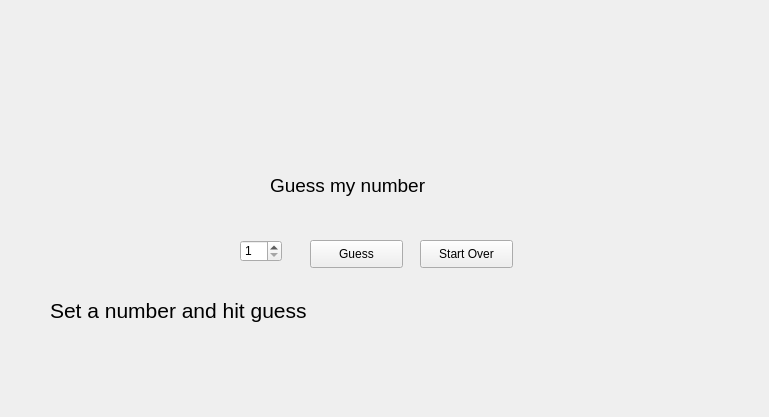
<?xml version="1.0" encoding="UTF-8"?>
<ui version="4.0">
 <class>Widget</class>
 <widget class="QWidget" name="Widget">
  <property name="geometry">
   <rect>
    <x>0</x>
    <y>0</y>
    <width>769</width>
    <height>417</height>
   </rect>
  </property>
  <property name="windowTitle">
   <string>Widget</string>
  </property>
  <widget class="QLabel" name="guessNumber">
   <property name="geometry">
    <rect>
     <x>270</x>
     <y>170</y>
     <width>191</width>
     <height>31</height>
    </rect>
   </property>
   <property name="font">
    <font>
     <pointsize>14</pointsize>
    </font>
   </property>
   <property name="text">
    <string>Guess my number</string>
   </property>
  </widget>
  <widget class="QSpinBox" name="guessNumSpinBox">
   <property name="geometry">
    <rect>
     <x>240</x>
     <y>240</y>
     <width>42</width>
     <height>22</height>
    </rect>
   </property>
   <property name="minimum">
    <number>1</number>
   </property>
   <property name="maximum">
    <number>10</number>
   </property>
  </widget>
  <widget class="QPushButton" name="guessButton">
   <property name="geometry">
    <rect>
     <x>310</x>
     <y>240</y>
     <width>93</width>
     <height>28</height>
    </rect>
   </property>
   <property name="text">
    <string>Guess</string>
   </property>
  </widget>
  <widget class="QPushButton" name="restartButton">
   <property name="geometry">
    <rect>
     <x>420</x>
     <y>240</y>
     <width>93</width>
     <height>28</height>
    </rect>
   </property>
   <property name="text">
    <string>Start Over</string>
   </property>
  </widget>
  <widget class="QLabel" name="messageLabel">
   <property name="geometry">
    <rect>
     <x>50</x>
     <y>280</y>
     <width>691</width>
     <height>61</height>
    </rect>
   </property>
   <property name="font">
    <font>
     <pointsize>16</pointsize>
    </font>
   </property>
   <property name="text">
    <string>Set a number and hit guess</string>
   </property>
  </widget>
 </widget>
 <resources/>
 <connections/>
</ui>
